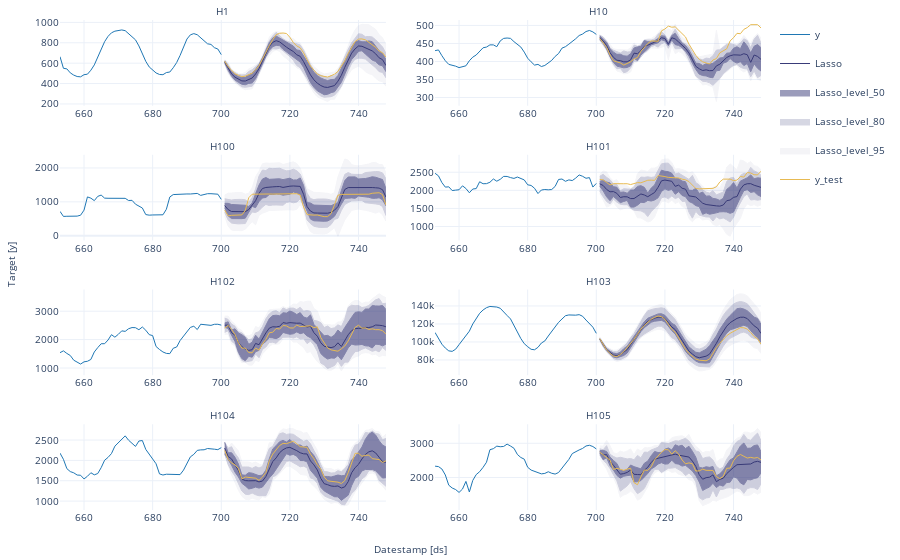

Notebook cell for this chart:
### Markdown cell above
### Lasso

### Code cell
sf.plot(train, test, plot_random = False, models=['Lasso', 'y_test'], level=levels, max_insample_length=48)
